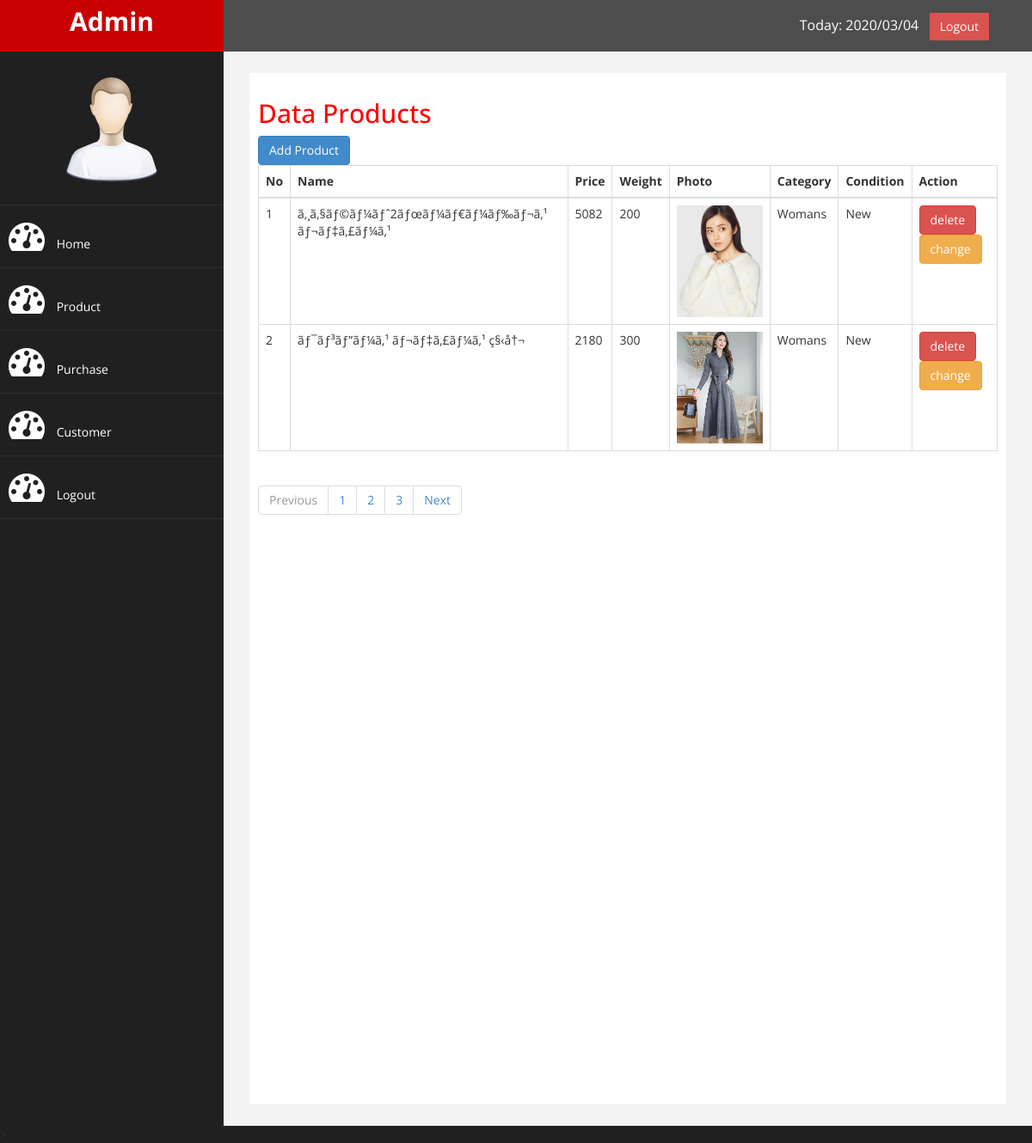
The page /admin/index.php?pages=product&pageno=2 (signed in) on the database its author committed.
### tables this page shows
CREATE TABLE `product` (
  `id_product` int(11) NOT NULL,
  `name_product` varchar(100) NOT NULL,
  `price_product` int(11) NOT NULL,
  `weight_product` int(11) NOT NULL,
  `photo_product` varchar(100) NOT NULL,
  `description_product` text NOT NULL,
  `category_product` varchar(100) NOT NULL,
  `condition_product` varchar(30) NOT NULL
);

### admin/product.php (the view)
<?php
	if (isset($_GET['pageno'])) {
    	$pageno = $_GET['pageno'];
	} else {
	    $pageno = 1;
	}
	$maxshow = 4;
	$begin = ($pageno>1) ? ($pageno * $maxshow) - $maxshow : 0;
?>
<h2>Data Products</h2>
<a href="index.php?pages=addproduct" class="btn btn-primary">Add Product</a>
<table class="table table-bordered">
	<thead>
		<tr>
			<th>No</th>
			<th>Name</th>
			<th>Price</th>
			<th>Weight</th>
			<th>Photo</th>
			<th>Category</th>
			<th>Condition</th>
			<th>Action</th>
		</tr>
	</thead>
	<tbody>
		<?php $number=1; ?>
		<?php $get=$connectdb->query("SELECT * FROM product LIMIT $begin, $maxshow");?>
		<?php while($row = $get->fetch_assoc()){?>
		<tr>
			<td><?php echo $number ?></td>
			<td><?php echo $row['name_product'];?></td>
			<td><?php echo $row['price_product'];?></td>
			<td><?php echo $row['weight_product'];?></td>
			<td>
				<img src="../photo_product/<?php echo $row['photo_product'];?>" alt="" width="100">
			</td>
			<td><?php echo $row['category_product'];?></td>
			<td><?php echo $row['condition_product'];?></td>
			<td>
				<a href="index.php?pages=deleteproduct&id=<?php echo $row['id_product'];?>" class="btn-danger btn">delete</a>
				<a href="index.php?pages=changeproduct&id=<?php echo $row['id_product'];?>" class="btn btn-warning">change</a>
			</td>
		</tr>
		<?php $number++;
			}
		?>
	</tbody>
</table>
<nav aria-label="Page navigation example">
  <ul class="pagination justify-content-center">
    <li class="page-item disabled">
      <a class="page-link" href="index.php?pages=product&pageno=<?php
      if($pageno<=1){
      	echo '1';
      }else{
      	echo $pageno-1;
      }
      ?>" tabindex="">Previous</a>
    </li>
    <li class="page-item"><a class="page-link" href="index.php?pages=product&pageno=1">1</a></li>
    <li class="page-item"><a class="page-link" href="index.php?pages=product&pageno=2">2</a></li>
    <li class="page-item"><a class="page-link" href="index.php?pages=product&pageno=3">3</a></li>
    <li class="page-item">
      <a class="page-link" href="index.php?pages=product&pageno=<?php
      if($pageno>=0){
      	echo $pageno+1;
      }
      ?>">Next</a>
    </li>
  </ul>
</nav>

### admin/assets/css/custom.css (style rules this page uses)
body { font-family: 'Open Sans', sans-serif; }
h2 { color: #f00; }

### rows shown on the page
product: name_product "ã‚¸ã‚§ãƒ©ãƒ¼ãƒˆ2ãƒœãƒ¼ãƒ€ãƒ¼ãƒ‰ãƒ¬ã‚¹ ãƒ¬ãƒ‡ã‚£ãƒ¼ã‚¹", price_product "5082", weight_product "200", photo_product (picture), category_product "Womans", condition_product "New"
product: name_product "ãƒ¯ãƒ³ãƒ”ãƒ¼ã‚¹ ãƒ¬ãƒ‡ã‚£ãƒ¼ã‚¹ ç§‹å†¬", price_product "2180", weight_product "300", photo_product (picture), category_product "Womans", condition_product "New"
